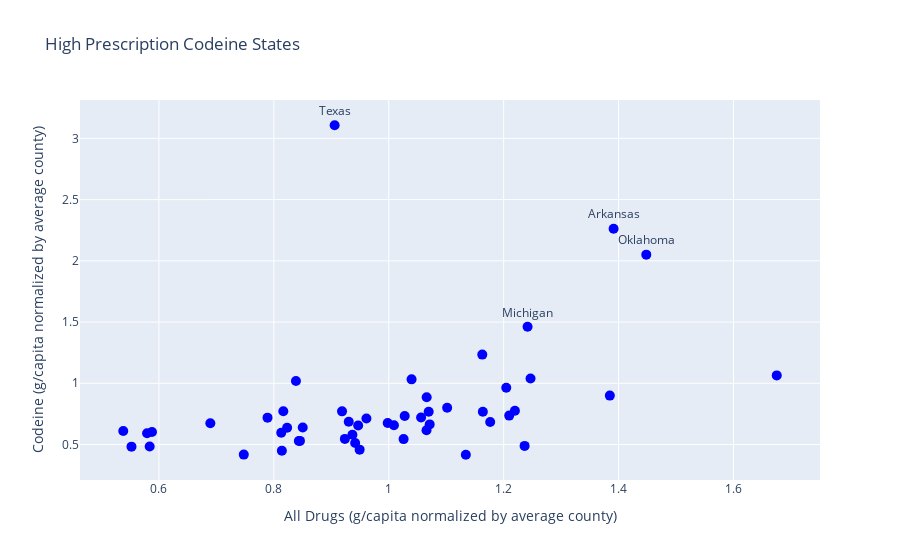

This figure's notebook cell:
### Code cell
import plotly.graph_objects as go

# Create Scatter Plot
fig = go.Figure()

# Add scatter points
fig.add_trace(go.Scatter(
    x=all_values,
    y=codeine_values,
    mode='markers+text',
    text=[state if state == 'TX' or codeine_values[i] > 1.25 else "" for i, state in enumerate(states)],
    textposition='top center',
    marker=dict(size=10, color='blue'),
    name="States"
))

# Add labels and title
fig.update_layout(
    title='High Prescription Codeine States',
    xaxis_title='All Drugs (g/capita normalized by average county)',
    yaxis_title='Codeine (g/capita normalized by average county)',
    showlegend=False
)

# Show Plot
# fig.show()

### Figure 1 — Plotly figure (JSON) as saved in the notebook; plotly's stock layout.template omitted (floating-point values rounded to 4 significant figures)
{"data": [{"marker": {"color": "blue", "size": 10}, "mode": "markers+text", "name": "States", "text": ["", "", "", "Arkansas", "", "", "", "", "", "", "", "", "", "", "", "", "", "", "", "", "", "Michigan", "", "", "", "", "", "", "", "", "", "", "", "", "", "Oklahoma", "", "", "", "", "", "", "Texas", "", "", "", "", "", "", ""], "textposition": "top center", "type": "scatter", "x": [1.385, 0.8165, 1.22, 1.391, 1.04, 0.814, 0.8454, 1.21, 1.066, 1.066, 0.6895, 0.9981, 0.8385, 1.026, 0.5839, 0.9468, 1.247, 1.164, 0.9303, 1.028, 0.8435, 1.242, 0.5879, 1.056, 1.102, 0.9187, 0.5522, 1.177, 0.9493, 0.9611, 0.789, 0.8129, 1.134, 0.5793, 0.8503, 1.448, 1.071, 1.069, 0.9236, 1.204, 0.5379, 1.675, 0.9058, 1.236, 0.7477, 0.9415, 1.009, 1.163, 0.8231, 0.9367], "y": [0.8992, 0.7711, 0.776, 2.262, 1.032, 0.4485, 0.5294, 0.7358, 0.6166, 0.8859, 0.6734, 0.676, 1.018, 0.544, 0.4842, 0.6549, 1.04, 0.7673, 0.6857, 0.733, 0.5281, 1.461, 0.602, 0.7201, 0.8007, 0.7707, 0.4823, 0.6843, 0.4579, 0.7116, 0.7194, 0.596, 0.4162, 0.5914, 0.6385, 2.05, 0.664, 0.7672, 0.5457, 0.9628, 0.6109, 1.064, 3.107, 0.4886, 0.4174, 0.5124, 0.6572, 1.234, 0.6367, 0.5795]}], "layout": {"showlegend": false, "title": {"text": "High Prescription Codeine States"}, "xaxis": {"title": {"text": "All Drugs (g/capita normalized by average county)"}}, "yaxis": {"title": {"text": "Codeine (g/capita normalized by average county)"}}}}
